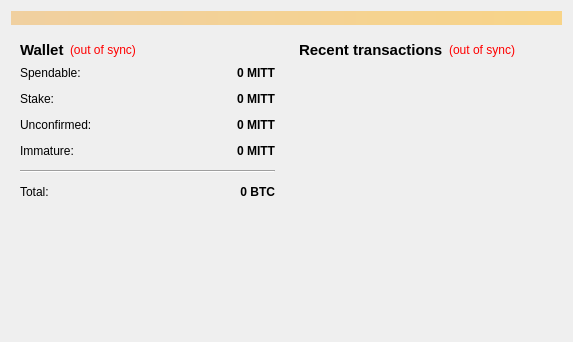
<?xml version="1.0" encoding="UTF-8"?>
<ui version="4.0">
 <class>OverviewPage</class>
 <widget class="QWidget" name="OverviewPage">
  <property name="geometry">
   <rect>
    <x>0</x>
    <y>0</y>
    <width>573</width>
    <height>342</height>
   </rect>
  </property>
  <property name="windowTitle">
   <string>Form</string>
  </property>
  <layout class="QVBoxLayout" name="topLayout">
   <item>
    <widget class="QLabel" name="labelAlerts">
     <property name="visible">
      <bool>false</bool>
     </property>
     <property name="styleSheet">
      <string notr="true">background-color: qlineargradient(x1: 0, y1: 0, x2: 1, y2: 0, stop:0 #F0D0A0, stop:1 #F8D488);  color:#000000
</string>
     </property>
     <property name="wordWrap">
      <bool>true</bool>
     </property>
     <property name="margin">
      <number>3</number>
     </property>
    </widget>
   </item>
   <item>
    <layout class="QHBoxLayout" name="horizontalLayout" stretch="1,1">
     <item>
      <layout class="QVBoxLayout" name="verticalLayout_2">
       <item>
        <widget class="QWidget" name="widget" native="true">
         <layout class="QVBoxLayout" name="verticalLayout_4">
          <item>
           <layout class="QHBoxLayout" name="horizontalLayout_4">
            <item>
             <widget class="QLabel" name="label_5">
              <property name="font">
               <font>
                <pointsize>11</pointsize>
                <weight>75</weight>
                <bold>true</bold>
               </font>
              </property>
              <property name="text">
               <string>Wallet</string>
              </property>
             </widget>
            </item>
            <item>
             <widget class="QLabel" name="labelWalletStatus">
              <property name="toolTip">
               <string>The displayed information may be out of date. Your wallet automatically synchronizes with the Remitt network after a connection is established, but this process has not completed yet.</string>
              </property>
              <property name="styleSheet">
               <string notr="true">QLabel { color: red; }</string>
              </property>
              <property name="text">
               <string notr="true">(out of sync)</string>
              </property>
              <property name="alignment">
               <set>Qt::AlignLeading|Qt::AlignLeft|Qt::AlignVCenter</set>
              </property>
             </widget>
            </item>
            <item>
             <spacer name="horizontalSpacer_2">
              <property name="orientation">
               <enum>Qt::Horizontal</enum>
              </property>
              <property name="sizeHint" stdset="0">
               <size>
                <width>40</width>
                <height>20</height>
               </size>
              </property>
             </spacer>
            </item>
           </layout>
          </item>
          <item>
           <layout class="QFormLayout" name="formLayout_2">
            <property name="fieldGrowthPolicy">
             <enum>QFormLayout::AllNonFixedFieldsGrow</enum>
            </property>
            <property name="horizontalSpacing">
             <number>12</number>
            </property>
            <property name="verticalSpacing">
             <number>12</number>
            </property>
            <item row="0" column="0">
             <widget class="QLabel" name="label">
              <property name="text">
               <string>Spendable:</string>
              </property>
             </widget>
            </item>
            <item row="0" column="1">
             <widget class="QLabel" name="labelBalance">
              <property name="font">
               <font>
                <weight>75</weight>
                <bold>true</bold>
               </font>
              </property>
              <property name="cursor">
               <cursorShape>IBeamCursor</cursorShape>
              </property>
              <property name="toolTip">
               <string>Your current spendable balance</string>
              </property>
              <property name="text">
               <string notr="true">0 MITT</string>
              </property>
              <property name="alignment">
               <set>Qt::AlignRight|Qt::AlignTrailing|Qt::AlignVCenter</set>
              </property>
              <property name="textInteractionFlags">
               <set>Qt::LinksAccessibleByMouse|Qt::TextSelectableByKeyboard|Qt::TextSelectableByMouse</set>
              </property>
             </widget>
            </item>
            <item row="1" column="0">
             <widget class="QLabel" name="label_6">
              <property name="text">
               <string>Stake:</string>
              </property>
             </widget>
            </item>
            <item row="1" column="1">
             <widget class="QLabel" name="labelStake">
              <property name="font">
               <font>
                <weight>75</weight>
                <bold>true</bold>
               </font>
              </property>
              <property name="cursor">
               <cursorShape>IBeamCursor</cursorShape>
              </property>
              <property name="toolTip">
               <string>Total of coins that was staked, and do not yet count toward the current balance</string>
              </property>
              <property name="text">
               <string notr="true">0 MITT</string>
              </property>
              <property name="alignment">
               <set>Qt::AlignRight|Qt::AlignTrailing|Qt::AlignVCenter</set>
              </property>
              <property name="textInteractionFlags">
               <set>Qt::LinksAccessibleByMouse|Qt::TextSelectableByKeyboard|Qt::TextSelectableByMouse</set>
              </property>
             </widget>
            </item>
            <item row="2" column="0">
             <widget class="QLabel" name="label_3">
              <property name="text">
               <string>Unconfirmed:</string>
              </property>
             </widget>
            </item>
            <item row="2" column="1">
             <widget class="QLabel" name="labelUnconfirmed">
              <property name="font">
               <font>
                <weight>75</weight>
                <bold>true</bold>
               </font>
              </property>
              <property name="cursor">
               <cursorShape>IBeamCursor</cursorShape>
              </property>
              <property name="toolTip">
               <string>Total of transactions that have yet to be confirmed, and do not yet count toward the current balance</string>
              </property>
              <property name="text">
               <string notr="true">0 MITT</string>
              </property>
              <property name="alignment">
               <set>Qt::AlignRight|Qt::AlignTrailing|Qt::AlignVCenter</set>
              </property>
              <property name="textInteractionFlags">
               <set>Qt::LinksAccessibleByMouse|Qt::TextSelectableByKeyboard|Qt::TextSelectableByMouse</set>
              </property>
             </widget>
            </item>
            <item row="3" column="0">
             <widget class="QLabel" name="labelImmatureText">
              <property name="text">
               <string>Immature:</string>
              </property>
             </widget>
            </item>
            <item row="3" column="1">
             <widget class="QLabel" name="labelImmature">
              <property name="font">
               <font>
                <weight>75</weight>
                <bold>true</bold>
               </font>
              </property>
              <property name="toolTip">
               <string>Mined balance that has not yet matured</string>
              </property>
              <property name="text">
               <string notr="true">0 MITT</string>
              </property>
              <property name="alignment">
               <set>Qt::AlignRight|Qt::AlignTrailing|Qt::AlignVCenter</set>
              </property>
              <property name="textInteractionFlags">
               <set>Qt::LinksAccessibleByMouse|Qt::TextSelectableByKeyboard|Qt::TextSelectableByMouse</set>
              </property>
             </widget>
            </item>
            <item row="4" column="0" colspan="2">
             <widget class="Line" name="line">
              <property name="orientation">
               <enum>Qt::Horizontal</enum>
              </property>
             </widget>
            </item>
            <item row="5" column="0">
             <widget class="QLabel" name="labelTotalText">
              <property name="text">
               <string>Total:</string>
              </property>
             </widget>
            </item>
            <item row="5" column="1">
             <widget class="QLabel" name="labelTotal">
              <property name="font">
               <font>
                <weight>75</weight>
                <bold>true</bold>
               </font>
              </property>
              <property name="cursor">
               <cursorShape>IBeamCursor</cursorShape>
              </property>
              <property name="toolTip">
               <string>Your current total balance</string>
              </property>
              <property name="text">
               <string notr="true">0 BTC</string>
              </property>
              <property name="alignment">
               <set>Qt::AlignRight|Qt::AlignTrailing|Qt::AlignVCenter</set>
              </property>
              <property name="textInteractionFlags">
               <set>Qt::LinksAccessibleByMouse|Qt::TextSelectableByKeyboard|Qt::TextSelectableByMouse</set>
              </property>
             </widget>
            </item>
           </layout>
          </item>
         </layout>
        </widget>
       </item>
       <item>
        <spacer name="verticalSpacer">
         <property name="orientation">
          <enum>Qt::Vertical</enum>
         </property>
         <property name="sizeHint" stdset="0">
          <size>
           <width>20</width>
           <height>40</height>
          </size>
         </property>
        </spacer>
       </item>
      </layout>
     </item>
     <item>
      <layout class="QVBoxLayout" name="verticalLayout_3">
       <item>
        <widget class="QWidget" name="widget_2" native="true">
         <layout class="QVBoxLayout" name="verticalLayout">
          <item>
           <layout class="QHBoxLayout" name="horizontalLayout_2">
            <item>
             <widget class="QLabel" name="label_4">
              <property name="font">
               <font>
                <pointsize>11</pointsize>
                <weight>75</weight>
                <bold>true</bold>
               </font>
              </property>
              <property name="text">
               <string>&lt;b&gt;Recent transactions&lt;/b&gt;</string>
              </property>
             </widget>
            </item>
            <item>
             <widget class="QLabel" name="labelTransactionsStatus">
              <property name="toolTip">
               <string>The displayed information may be out of date. Your wallet automatically synchronizes with the Remitt network after a connection is established, but this process has not completed yet.</string>
              </property>
              <property name="styleSheet">
               <string notr="true">QLabel { color: red; }</string>
              </property>
              <property name="text">
               <string notr="true">(out of sync)</string>
              </property>
              <property name="alignment">
               <set>Qt::AlignRight|Qt::AlignTrailing|Qt::AlignVCenter</set>
              </property>
             </widget>
            </item>
            <item>
             <spacer name="horizontalSpacer">
              <property name="orientation">
               <enum>Qt::Horizontal</enum>
              </property>
              <property name="sizeHint" stdset="0">
               <size>
                <width>40</width>
                <height>20</height>
               </size>
              </property>
             </spacer>
            </item>
           </layout>
          </item>
          <item>
           <widget class="QListView" name="listTransactions">
            <property name="styleSheet">
             <string notr="true">QListView { background: transparent; }</string>
            </property>
            <property name="frameShape">
             <enum>QFrame::NoFrame</enum>
            </property>
            <property name="verticalScrollBarPolicy">
             <enum>Qt::ScrollBarAlwaysOff</enum>
            </property>
            <property name="horizontalScrollBarPolicy">
             <enum>Qt::ScrollBarAlwaysOff</enum>
            </property>
            <property name="selectionMode">
             <enum>QAbstractItemView::NoSelection</enum>
            </property>
           </widget>
          </item>
         </layout>
        </widget>
       </item>
      </layout>
     </item>
    </layout>
   </item>
  </layout>
 </widget>
 <resources/>
 <connections/>
</ui>
